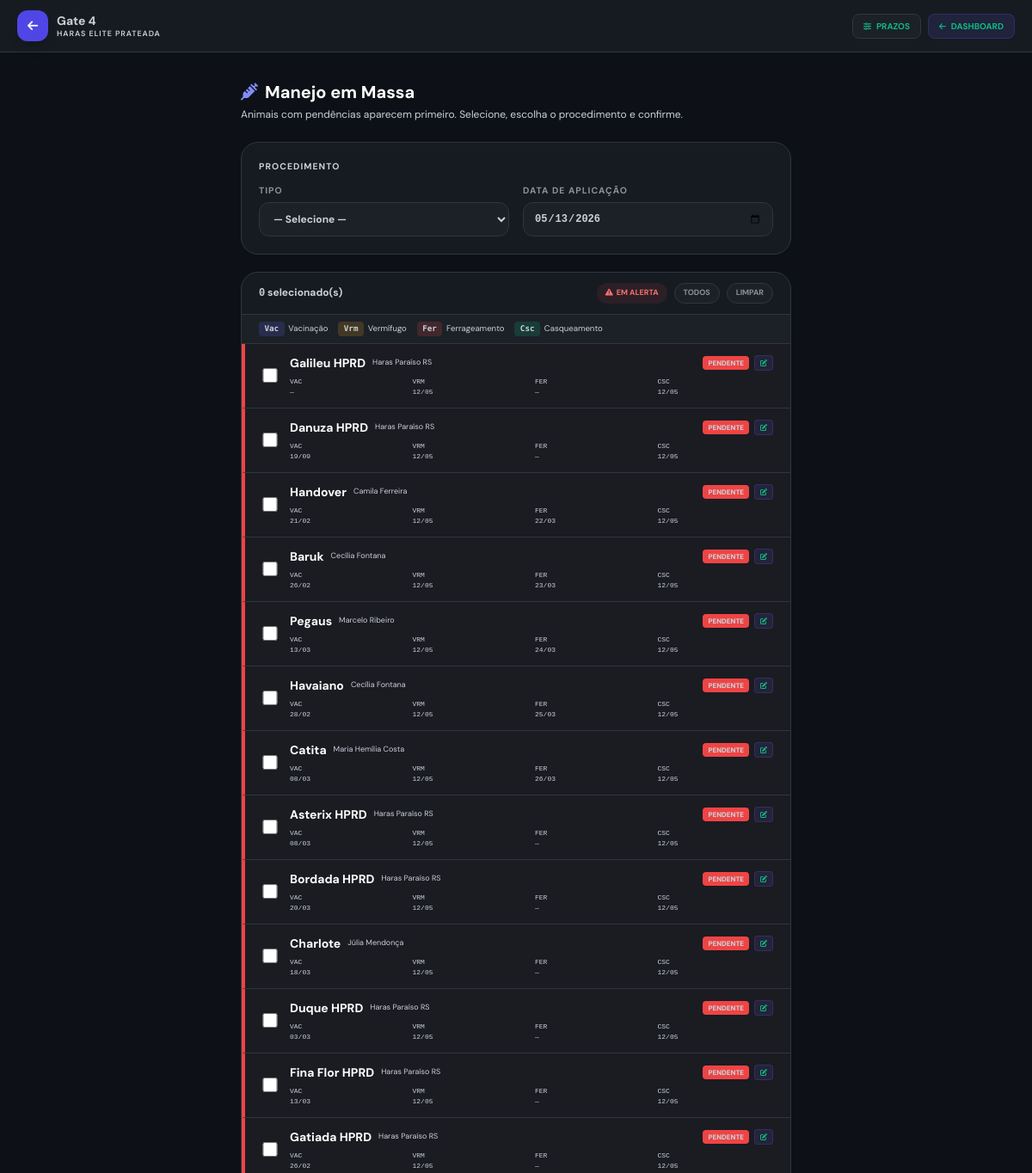
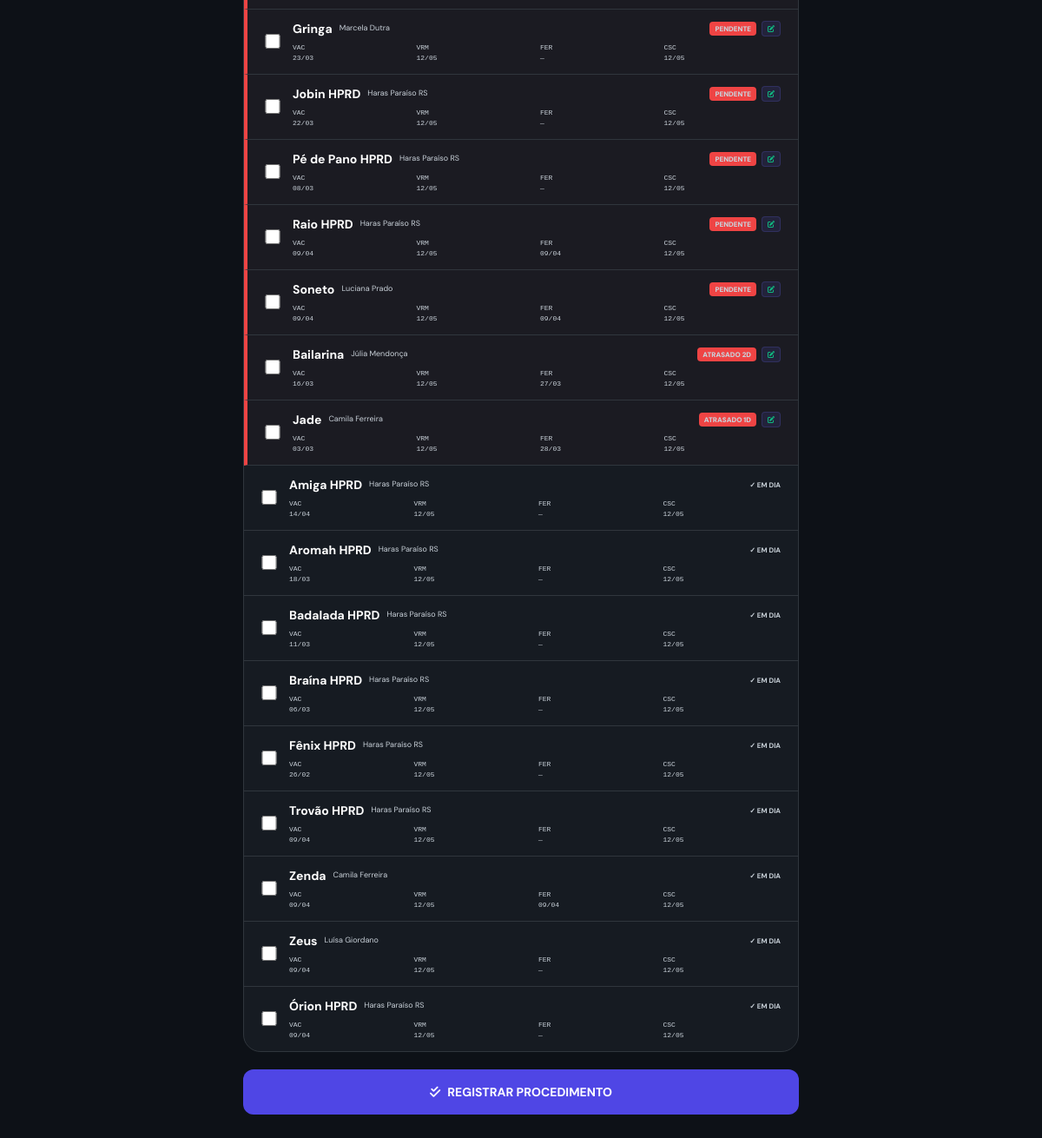
The page /manejo-em-massa/ (signed in) on the database its author committed (2 pictures, top to bottom).
### gateagora/models.py (models this page shows, shortened)
class Empresa(models.Model):
    nome = models.CharField(max_length=100)
    logo = models.ImageField(upload_to='logos/', null=True, blank=True)
    cnpj = models.CharField(max_length=18, blank=True, null=True, help_text="CNPJ da Unidade")
    cidade = models.CharField(max_length=100, default="Cidade Exemplo")
    slug = models.SlugField(
        unique=True,
        help_text="Identificador único na URL (ex: haras-santa-fe)"
    )
    class Meta:
        indexes = [models.Index(fields=["slug"])]
        verbose_name = "Empresa 🏢"
        verbose_name_plural = "Empresas 🏢"

class Cavalo(models.Model):
    CATEGORIA_CHOICES = [
        ('PROPRIO', 'Próprio (Escola)'),
        ('HOTELARIA', 'Hotelaria (Particular)'),
    ]
    STATUS_SAUDE_CHOICES = [
        ('Saudável', 'Saudável'),
        ('Alerta', 'Alerta'),
        ('Doente', 'Doente'),
        ('Tratamento', 'Em Tratamento'),
    ]
    LOCAL_DORMIDA = [
        ('BAIA', 'Dorme na Baia'),
        ('PIQUETE', 'Dorme no Piquete'),
    ]
    RACA_CHOICES = [
        ('mang_marchador', 'Mangalarga Marchador'),
        ('quarto_milha', 'Quarto de Milha'),
        ('psl', 'Puro Sangue Lusitano'),
        ('crioulo', 'Crioulo'),
        ('hipismo', 'Cavalo de Hipismo (BH)'),
        ('srd', 'Sem Raça Definida'),
    ]
    ATIVIDADE_CHOICES = [
        ('0.018', 'Leve (Passeio/Aposentado)'),
        ('0.025', 'Moderada (Escola/Aulas)'),
        ('0.035', 'Intensa (Salto/Competição)'),
    ]
    USA_FERRADURA_CHOICES = [
        ('SIM', 'Ferrado (Usa Ferradura)'),
        ('NAO', 'Descalço (Apenas Casqueamento)'),
    ]
    empresa = models.ForeignKey(Empresa, on_delete=models.CASCADE)
    nome = models.CharField(max_length=100)
    categoria = models.CharField(max_length=20, choices=CATEGORIA_CHOICES, default='PROPRIO')
    status_saude = models.CharField(max_length=20, choices=STATUS_SAUDE_CHOICES, default='Saudável')
    onde_dorme = models.CharField(max_length=10, choices=LOCAL_DORMIDA, default='BAIA')
    foto = models.ImageField(
        upload_to='cavalos/',
        null=True,
        blank=True,
        verbose_name="Foto do Cavalo",
        help_text="⚠️ Tamanho máximo: 5MB. Formatos aceitos: JPG, PNG."
    )
    raca = models.ForeignKey(
        'RacaCavalo',
        on_delete=models.SET_NULL,
        null=True,
        blank=True,
        verbose_name="Raça"
    )
    peso = models.FloatField(
        default=450.0,
        validators=[MinValueValidator(100)],
        help_text="Peso aproximado para cálculo de ração"
    )
    fator_atividade = models.CharField(max_length=10, choices=ATIVIDADE_CHOICES, default='0.025')
    tipo_sela = models.CharField(max_length=100, blank=True, help_text="Ex: Sela Salto Americana")
    tipo_cabecada = models.CharField(max_length=100, blank=True, help_text="Ex: Cabeçada com Freio D")
    material_proprio = models.BooleanField(default=False, help_text="Marque se o material for exclusivo do proprietário")
    baia = models.OneToOneField(Baia, on_delete=models.SET_NULL, null=True, blank=True)
    piquete = models.ForeignKey(Piquete, on_delete=models.SET_NULL, null=True, blank=True)
    proprietario = models.ForeignKey(
        Aluno,
        on_delete=models.CASCADE,
        related_name='cavalos',
        help_text="Se for Próprio, vincular ao gestor ou escola"
    )
    ultima_vacina = models.DateField(null=True, blank=True)
    ultimo_vermifugo = models.DateField(null=True, blank=True)
    ultimo_ferrageamento = models.DateField(null=True, blank=True)
    ultimo_casqueamento = models.DateField(null=True, blank=True)
    usa_ferradura = models.CharField(
        max_length=3,
        choices=USA_FERRADURA_CHOICES,
        default='NAO',
        verbose_name="Usa Ferradura?"
    )
    racao_tipo = models.CharField(max_length=100, blank=True, help_text="Ex: Guabi Equi-S")
    racao_qtd_manha = models.CharField(max_length=50, blank=True, help_text="Ex: 2kg")
    racao_qtd_noite = models.CharField(max_length=50, blank=True, help_text="Ex: 2kg")
    feno_tipo = models.CharField(max_length=100, blank=True, default="Coast Cross")
    feno_qtd = models.CharField(max_length=100, blank=True, default="À vontade")
    complemento_nutricional = models.TextField(blank=True)
    mensalidade_baia = models.DecimalField(max_digits=10, decimal_places=2, default=Decimal('1000.00'))
    class Meta:
        ordering = ['nome']
        indexes = [
            models.Index(fields=["empresa", "status_saude"]),
            models.Index(fields=["empresa", "categoria"]),
        ]
        verbose_name = "Cavalo 🐴"
        verbose_name_plural = "Cavalos 🐴"

class Aluno(models.Model):
    empresa = models.ForeignKey(Empresa, on_delete=models.CASCADE)
    nome = models.CharField(max_length=200)
    ativo = models.BooleanField(default=True)
    streak_atual = models.PositiveIntegerField(default=0)
    melhor_streak = models.PositiveIntegerField(default=0)
    valor_aula = models.DecimalField(max_digits=10, decimal_places=2, default=Decimal('150.00'))
    plano = models.ForeignKey(
        'Plano',
        on_delete=models.SET_NULL,
        null=True,
        blank=True,
        verbose_name="Plano Contratado"
    )
    foto = models.ImageField(
        upload_to='alunos/',
        null=True,
        blank=True,
        verbose_name="Foto do Aluno",
        help_text="⚠️ Tamanho máximo: 5MB. Formatos aceitos: JPG, PNG."
    )
    perfil_usuario = models.OneToOneField(
        'Perfil',
        on_delete=models.SET_NULL,
        null=True,
        blank=True,
        related_name='aluno_vinculado',
        verbose_name="Login do Aluno",
        help_text="Perfil de acesso do aluno ao sistema"
    )
    class Meta:
        ordering = ['nome']
        indexes = [models.Index(fields=["empresa", "nome"])]
        verbose_name = "Aluno 🧑‍🎓"
        verbose_name_plural = "Alunos 🧑‍🎓"

### gateagora/views.py (the view, shortened to what this page needs)
# urls.py: path('manejo-em-massa/', views.manejo_em_massa, name='manejo_em_massa'),
@login_required
def manejo_em_massa(request):
    empresa = getattr(request, "empresa", None) or request.user.perfil.empresa
    hoje = timezone.localdate()
    try:
        cfg = ConfigPrazoManejo.objects.get(empresa=empresa)
        prazo_vacina = cfg.prazo_vacina
        prazo_vermifugo = cfg.prazo_vermifugo
        prazo_ferrageamento = cfg.prazo_ferrageamento
        prazo_casqueamento = cfg.prazo_casqueamento
    except ConfigPrazoManejo.DoesNotExist:
        prazo_vacina = 365
        prazo_vermifugo = 90
        prazo_ferrageamento = 60
        prazo_casqueamento = 60
    def _dias_atraso(data_campo):
        if not data_campo:
            return 9999
        return (hoje - data_campo).days
    def _atraso_excedido(c):
        atrasos = [
            max(0, _dias_atraso(c.ultima_vacina)    - prazo_vacina),
            max(0, _dias_atraso(c.ultimo_vermifugo) - prazo_vermifugo),
        ]
        if c.usa_ferradura == "SIM":
            atrasos.append(max(0, _dias_atraso(c.ultimo_ferrageamento) - prazo_ferrageamento))
        else:
            atrasos.append(max(0, _dias_atraso(c.ultimo_casqueamento)  - prazo_casqueamento))
        bonus = 100000 if c.status_saude != "Saudável" else 0
        return sum(atrasos) + bonus
    cavalos_qs = (
        Cavalo.objects
        .filter(empresa=empresa)
        .select_related("proprietario")
        .order_by("nome")
    )
    cavalos_status = []
    for cavalo in cavalos_qs:
        score = _atraso_excedido(cavalo)
        cavalos_status.append({
            "obj":           cavalo,
            "vencido":       score > 0,
            "atraso_maximo": score,
        })
    cavalos_status.sort(key=lambda x: x["atraso_maximo"], reverse=True)
    return render(request, "gateagora/manejo_em_massa.html", {
        "empresa":             empresa,
        "hoje":                hoje,
        "cavalos_status":      cavalos_status,
        "prazo_vacina":        prazo_vacina,
        "prazo_vermifugo":     prazo_vermifugo,
        "prazo_ferrageamento": prazo_ferrageamento,
        "prazo_casqueamento":  prazo_casqueamento,
    })

### gateagora/templates/gateagora/manejo_em_massa.html (shortened to what this page needs)
{% load static %}
<!DOCTYPE html>
<html lang="pt-br">
<head>
  <script src="https://cdn.tailwindcss.com"></script>
  <link rel="stylesheet" href="https://cdnjs.cloudflare.com/ajax/libs/font-awesome/6.0.0/css/all.min.css"/>
  <link rel="stylesheet" href="{% static 'css/themes.css' %}">
</head>
<body>
<nav class="glass sticky top-0 z-50 px-5 py-3">
  <div class="max-w-screen-xl mx-auto flex justify-between items-center">
    <a href="{% url 'dashboard' %}" class="flex items-center gap-2.5 group">
      <div class="bg-indigo-600 w-9 h-9 rounded-xl flex items-center justify-center shadow-lg group-hover:bg-indigo-500 transition">
        <i class="fa-solid fa-arrow-left text-white text-sm"></i>
      </div>
      <div class="leading-tight">
        <p class="text-sm font-bold" style="color:var(--text-strong)">{{ brand_name|default:"Gate 4" }}</p>
        <p class="text-[9px] font-semibold uppercase tracking-widest" style="color:var(--text-muted)">{{ empresa.nome }}</p>
      </div>
    </a>
    <div class="flex items-center gap-2">
      <a href="{% url 'config_prazos_manejo' %}" class="flex items-center gap-1.5 text-[10px] font-bold uppercase px-3 py-1.5 rounded-lg" style="background:var(--card-alt);color:var(--text-muted);border:1px solid var(--border);"><i class="fa-solid fa-sliders text-[9px]"></i> Prazos</a>
      <a href="{% url 'dashboard' %}" class="flex items-center gap-1.5 text-[10px] font-bold uppercase px-3 py-1.5 rounded-lg" style="background:var(--indigo-soft);color:var(--indigo-text);border:1px solid rgba(99,102,241,0.2);"><i class="fa-solid fa-arrow-left text-[9px]"></i> Dashboard</a>
    </div>
  </div>
</nav>
<div class="max-w-2xl mx-auto px-4 py-8">
  <div class="mb-6">
    <h2 class="text-xl font-bold" style="color:var(--text-strong)">
      <i class="fa-solid fa-syringe mr-2" style="color:var(--indigo-text)"></i>Manejo em Massa
    </h2>
    <p class="text-xs mt-1" style="color:var(--text-muted)">Animais com pendências aparecem primeiro. Selecione, escolha o procedimento e confirme.</p>
  </div>
  <form method="post" action="{% url 'manejo_em_massa' %}">
    <div class="card p-5 mb-5">
      <p class="sec-title mb-3">Procedimento</p>
      <div class="grid grid-cols-2 gap-4">
        <div>
          <label class="sec-title block mb-1.5">Tipo</label>
          <select name="procedimento" required class="w-full rounded-xl px-3 py-2.5 text-xs font-bold" style="background:var(--card-alt);color:var(--text-main);border:1px solid var(--border);">
            <option value="">— Selecione —</option>
          </select>
        </div>
        <div>
          <label class="sec-title block mb-1.5">Data de Aplicação</label>
          <input type="date" name="data" required value="{{ hoje|date:'Y-m-d' }}" class="w-full rounded-xl px-3 py-2.5 text-xs font-bold font-mono" style="background:var(--card-alt);color:var(--text-main);border:1px solid var(--border);">
        </div>
      </div>
    </div>
    <div class="card overflow-hidden mb-5">
      <div class="px-5 py-3 flex items-center justify-between" style="border-bottom:1px solid var(--border)">
        <span class="text-xs font-bold" style="color:var(--text-muted)">
          <span id="contador" class="font-mono" style="color:var(--indigo-text)">0</span> selecionado(s)
        </span>
        <div class="flex gap-2">
          <button type="button" onclick="selecionarGrupo('alerta')" class="text-[9px] font-bold uppercase px-2.5 py-1 rounded-full" style="background:rgba(239,68,68,0.1);color:var(--red-text);"><i class="fa-solid fa-triangle-exclamation mr-0.5"></i> Em alerta</button>
          <button type="button" onclick="selecionarTodos()" class="text-[9px] font-bold uppercase px-2.5 py-1 rounded-full" style="background:var(--card-alt);color:var(--text-muted);border:1px solid var(--border);">Todos</button>
          <button type="button" onclick="limparSelecao()" class="text-[9px] font-bold uppercase px-2.5 py-1 rounded-full" style="background:var(--card-alt);color:var(--text-muted);border:1px solid var(--border);">Limpar</button>
        </div>
      </div>
      <div class="px-5 py-2 flex flex-wrap gap-3" style="border-bottom:1px solid var(--border);background:var(--card-alt)">
        <span class="legenda-item"><span class="badge-proc badge-vac">Vac</span> Vacinação</span>
        <span class="legenda-item"><span class="badge-proc badge-verm">Vrm</span> Vermífugo</span>
        <span class="legenda-item"><span class="badge-proc badge-ferr">Fer</span> Ferrageamento</span>
        <span class="legenda-item"><span class="badge-proc badge-casc">Csc</span> Casqueamento</span>
      </div>
      <div id="listaCavalos">
        {% for item in cavalos_status %}
          {% with cavalo=item.obj %}
          <div class="cavalo-row {% if item.vencido %}em-alerta alerta-row{% else %}em-dia-row{% endif %}"
               onclick="toggleCavalo({{ cavalo.id }})">
            <input type="checkbox" name="cavalos_selecionados" value="{{ cavalo.id }}" id="chk_{{ cavalo.id }}" onclick="event.stopPropagation();atualizarContador(this)">
            <div class="flex-1 min-w-0">
              <div class="flex items-center justify-between gap-1.5 flex-wrap">
                <div class="flex items-center gap-2">
                  <label for="chk_{{ cavalo.id }}" class="text-sm font-bold cursor-pointer" style="color:var(--text-strong)" onclick="event.stopPropagation()">{{ cavalo.nome }}</label>
                  {% if cavalo.proprietario %}<span class="text-[9px]" style="color:var(--text-muted)">{{ cavalo.proprietario.nome }}</span>{% endif %}
                </div>
                <div class="flex items-center gap-1.5">
                  {% if item.vencido %}
                    {% if item.por_status and item.atraso_maximo == 0 %}
                      <span class="text-[8px] font-black px-1.5 py-0.5 rounded uppercase"
                            style="background:rgba(245,158,11,0.2);color:#f59e0b;">
                        {{ cavalo.status_saude|upper }}
                      </span>
                    {% elif item.atraso_maximo >= 9000 %}
                      <span class="text-[8px] font-black bg-red-500 text-white px-1.5 py-0.5 rounded uppercase">
                        PENDENTE
                      </span>
                    {% else %}
                      <span class="text-[8px] font-black bg-red-500 text-white px-1.5 py-0.5 rounded uppercase">
                        ATRASADO {{ item.atraso_maximo }}D
                      </span>
                    {% endif %}
                    <a href="/admin/gateagora/cavalo/{{ cavalo.id }}/change/"
                       onclick="event.stopPropagation()"
                       target="_blank"
                       title="Abrir cadastro do cavalo"
                       class="text-[8px] font-bold px-1.5 py-0.5 rounded"
                       style="background:rgba(99,102,241,0.12);color:var(--indigo-text);border:1px solid rgba(99,102,241,0.2);">
                      <i class="fa-solid fa-pen-to-square"></i>
                    </a>
                  {% else %}
                    <span class="text-[8px] font-bold text-emerald-500 uppercase">✓ em dia</span>
                  {% endif %}
                </div>
              </div>
              <div class="grid grid-cols-4 gap-x-2 mt-1.5 text-[8px] font-mono" style="color:var(--text-muted)">
                <div class="flex flex-col"><span>VAC</span><span style="color:var(--text-main)">{{ cavalo.ultima_vacina|date:"d/m"|default:"—" }}</span></div>
                <div class="flex flex-col"><span>VRM</span><span style="color:var(--text-main)">{{ cavalo.ultimo_vermifugo|date:"d/m"|default:"—" }}</span></div>
                <div class="flex flex-col"><span>FER</span><span style="color:var(--text-main)">{{ cavalo.ultimo_ferrageamento|date:"d/m"|default:"—" }}</span></div>
                <div class="flex flex-col"><span>CSC</span><span style="color:var(--text-main)">{{ cavalo.ultimo_casqueamento|date:"d/m"|default:"—" }}</span></div>
              </div>
            </div>
          </div>
          {% endwith %}
        {% empty %}
          <div class="flex flex-col items-center py-14" style="color:var(--text-muted)">
            <i class="fa-solid fa-horse text-4xl mb-3 opacity-20"></i>
            <p class="text-xs font-bold uppercase">Nenhum cavalo cadastrado.</p>
          </div>
        {% endfor %}
      </div>
    </div>
    <button type="submit" class="w-full py-4 rounded-xl font-bold uppercase text-sm flex items-center justify-center gap-2" style="background:#4f46e5;color:#fff;">
      <i class="fa-solid fa-check-double"></i> Registrar Procedimento
    </button>
  </form>
</div>
</body>
</html>

### rows shown on the page
Empresa: nome "HARAS ELITE PRATEADA"
Cavalo: obj.nome "Galileu HPRD", obj.proprietario.nome "Haras Paraíso RS", shows "PENDENTE", obj.ultima_vacina "—", obj.ultimo_vermifugo "12/05", obj.ultimo_ferrageamento "—", obj.ultimo_casqueamento "12/05"
Cavalo: obj.nome "Danuza HPRD", obj.proprietario.nome "Haras Paraíso RS", shows "PENDENTE", obj.ultima_vacina "19/09", obj.ultimo_vermifugo "12/05", obj.ultimo_ferrageamento "—", obj.ultimo_casqueamento "12/05"
Cavalo: obj.nome "Handover", obj.proprietario.nome "Camila Ferreira", shows "PENDENTE", obj.ultima_vacina "21/02", obj.ultimo_vermifugo "12/05", obj.ultimo_ferrageamento "22/03", obj.ultimo_casqueamento "12/05"
Cavalo: obj.nome "Baruk", obj.proprietario.nome "Cecília Fontana", shows "PENDENTE", obj.ultima_vacina "26/02", obj.ultimo_vermifugo "12/05", obj.ultimo_ferrageamento "23/03", obj.ultimo_casqueamento "12/05"
Cavalo: obj.nome "Pegaus", obj.proprietario.nome "Marcelo Ribeiro", shows "PENDENTE", obj.ultima_vacina "13/03", obj.ultimo_vermifugo "12/05", obj.ultimo_ferrageamento "24/03", obj.ultimo_casqueamento "12/05"
Cavalo: obj.nome "Havaiano", obj.proprietario.nome "Cecília Fontana", shows "PENDENTE", obj.ultima_vacina "28/02", obj.ultimo_vermifugo "12/05", obj.ultimo_ferrageamento "25/03", obj.ultimo_casqueamento "12/05"
Cavalo: obj.nome "Catita", obj.proprietario.nome "Maria Hemília Costa", shows "PENDENTE", obj.ultima_vacina "08/03", obj.ultimo_vermifugo "12/05", obj.ultimo_ferrageamento "26/03", obj.ultimo_casqueamento "12/05"
Cavalo: obj.nome "Asterix HPRD", obj.proprietario.nome "Haras Paraíso RS", shows "PENDENTE", obj.ultima_vacina "08/03", obj.ultimo_vermifugo "12/05", obj.ultimo_ferrageamento "—", obj.ultimo_casqueamento "12/05"
Cavalo: obj.nome "Bordada HPRD", obj.proprietario.nome "Haras Paraíso RS", shows "PENDENTE", obj.ultima_vacina "20/03", obj.ultimo_vermifugo "12/05", obj.ultimo_ferrageamento "—", obj.ultimo_casqueamento "12/05"
Cavalo: obj.nome "Charlote", obj.proprietario.nome "Júlia Mendonça", shows "PENDENTE", obj.ultima_vacina "18/03", obj.ultimo_vermifugo "12/05", obj.ultimo_ferrageamento "—", obj.ultimo_casqueamento "12/05"
Cavalo: obj.nome "Duque HPRD", obj.proprietario.nome "Haras Paraíso RS", shows "PENDENTE", obj.ultima_vacina "03/03", obj.ultimo_vermifugo "12/05", obj.ultimo_ferrageamento "—", obj.ultimo_casqueamento "12/05"
Cavalo: obj.nome "Fina Flor HPRD", obj.proprietario.nome "Haras Paraíso RS", shows "PENDENTE", obj.ultima_vacina "13/03", obj.ultimo_vermifugo "12/05", obj.ultimo_ferrageamento "—", obj.ultimo_casqueamento "12/05"
Cavalo: obj.nome "Gatiada HPRD", obj.proprietario.nome "Haras Paraíso RS", shows "PENDENTE", obj.ultima_vacina "26/02", obj.ultimo_vermifugo "12/05", obj.ultimo_ferrageamento "—", obj.ultimo_casqueamento "12/05"
Cavalo: obj.nome "Gringa", obj.proprietario.nome "Marcela Dutra", shows "PENDENTE", obj.ultima_vacina "23/03", obj.ultimo_vermifugo "12/05", obj.ultimo_ferrageamento "—", obj.ultimo_casqueamento "12/05"
Cavalo: obj.nome "Jobin HPRD", obj.proprietario.nome "Haras Paraíso RS", shows "PENDENTE", obj.ultima_vacina "22/03", obj.ultimo_vermifugo "12/05", obj.ultimo_ferrageamento "—", obj.ultimo_casqueamento "12/05"
Cavalo: obj.nome "Pé de Pano HPRD", obj.proprietario.nome "Haras Paraíso RS", shows "PENDENTE", obj.ultima_vacina "08/03", obj.ultimo_vermifugo "12/05", obj.ultimo_ferrageamento "—", obj.ultimo_casqueamento "12/05"
Cavalo: obj.nome "Raio HPRD", obj.proprietario.nome "Haras Paraíso RS", shows "PENDENTE", obj.ultima_vacina "09/04", obj.ultimo_vermifugo "12/05", obj.ultimo_ferrageamento "09/04", obj.ultimo_casqueamento "12/05"
Cavalo: obj.nome "Soneto", obj.proprietario.nome "Luciana Prado", shows "PENDENTE", obj.ultima_vacina "09/04", obj.ultimo_vermifugo "12/05", obj.ultimo_ferrageamento "09/04", obj.ultimo_casqueamento "12/05"
Cavalo: obj.nome "Bailarina", obj.proprietario.nome "Júlia Mendonça", atraso_maximo "2", obj.ultima_vacina "16/03", obj.ultimo_vermifugo "12/05", obj.ultimo_ferrageamento "27/03", obj.ultimo_casqueamento "12/05"
Cavalo: obj.nome "Jade", obj.proprietario.nome "Camila Ferreira", atraso_maximo "1", obj.ultima_vacina "03/03", obj.ultimo_vermifugo "12/05", obj.ultimo_ferrageamento "28/03", obj.ultimo_casqueamento "12/05"
Cavalo: obj.nome "Amiga HPRD", obj.proprietario.nome "Haras Paraíso RS", shows "✓ EM DIA", obj.ultima_vacina "14/04", obj.ultimo_vermifugo "12/05", obj.ultimo_ferrageamento "—", obj.ultimo_casqueamento "12/05"
Cavalo: obj.nome "Aromah HPRD", obj.proprietario.nome "Haras Paraíso RS", shows "✓ EM DIA", obj.ultima_vacina "18/03", obj.ultimo_vermifugo "12/05", obj.ultimo_ferrageamento "—", obj.ultimo_casqueamento "12/05"
Cavalo: obj.nome "Badalada HPRD", obj.proprietario.nome "Haras Paraíso RS", shows "✓ EM DIA", obj.ultima_vacina "11/03", obj.ultimo_vermifugo "12/05", obj.ultimo_ferrageamento "—", obj.ultimo_casqueamento "12/05"
Cavalo: obj.nome "Braína HPRD", obj.proprietario.nome "Haras Paraíso RS", shows "✓ EM DIA", obj.ultima_vacina "06/03", obj.ultimo_vermifugo "12/05", obj.ultimo_ferrageamento "—", obj.ultimo_casqueamento "12/05"
Cavalo: obj.nome "Fênix HPRD", obj.proprietario.nome "Haras Paraíso RS", shows "✓ EM DIA", obj.ultima_vacina "26/02", obj.ultimo_vermifugo "12/05", obj.ultimo_ferrageamento "—", obj.ultimo_casqueamento "12/05"
Cavalo: obj.nome "Trovão HPRD", obj.proprietario.nome "Haras Paraíso RS", shows "✓ EM DIA", obj.ultima_vacina "09/04", obj.ultimo_vermifugo "12/05", obj.ultimo_ferrageamento "—", obj.ultimo_casqueamento "12/05"
Cavalo: obj.nome "Zenda", obj.proprietario.nome "Camila Ferreira", shows "✓ EM DIA", obj.ultima_vacina "09/04", obj.ultimo_vermifugo "12/05", obj.ultimo_ferrageamento "09/04", obj.ultimo_casqueamento "12/05"
Cavalo: obj.nome "Zeus", obj.proprietario.nome "Luísa Giordano", shows "✓ EM DIA", obj.ultima_vacina "09/04", obj.ultimo_vermifugo "12/05", obj.ultimo_ferrageamento "—", obj.ultimo_casqueamento "12/05"
Cavalo: obj.nome "Órion HPRD", obj.proprietario.nome "Haras Paraíso RS", shows "✓ EM DIA", obj.ultima_vacina "09/04", obj.ultimo_vermifugo "12/05", obj.ultimo_ferrageamento "—", obj.ultimo_casqueamento "12/05"

### other values the page prints
{{ brand_name|default:"Gate 4" }} "Gate 4"
